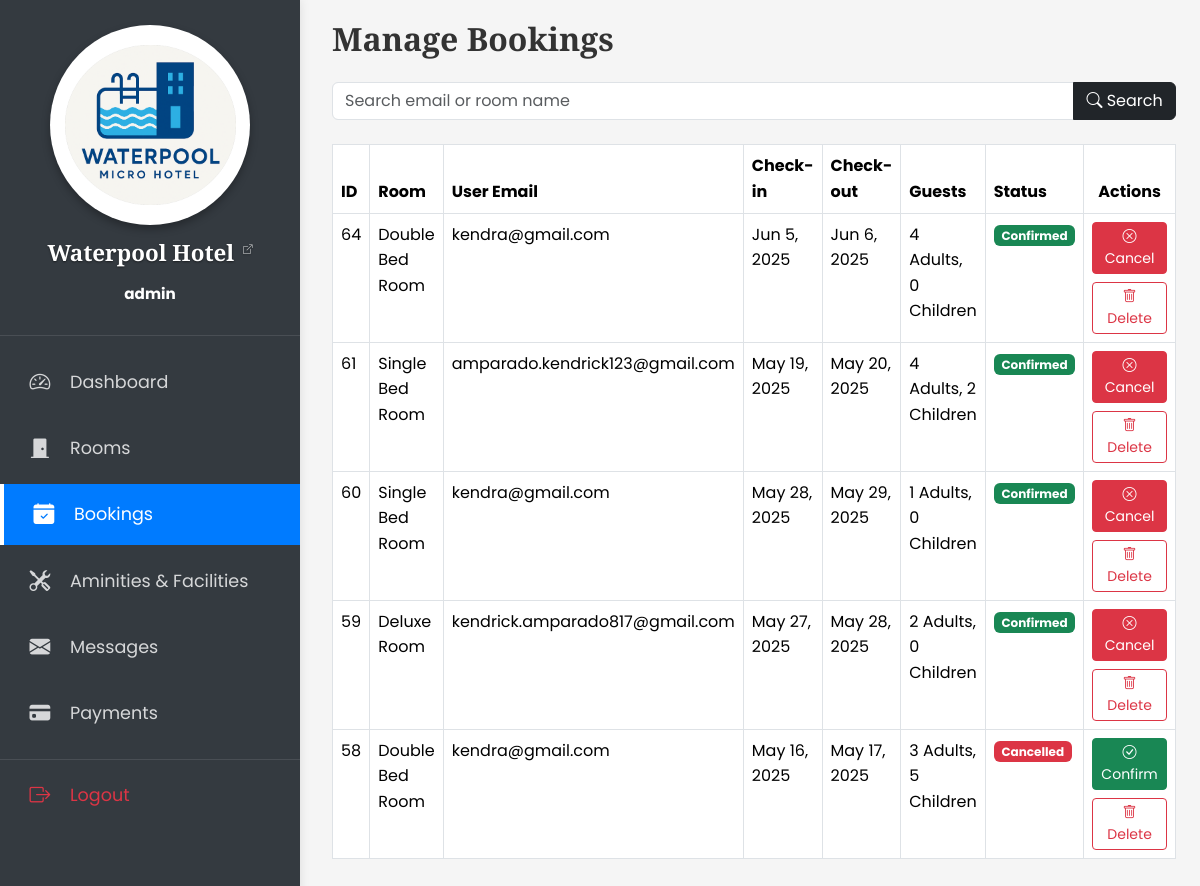
/manage_bookings.php (signed in), run on the app's committed database.
### tables this page shows
CREATE TABLE `bookings` (
  `booking_ID` int(11) NOT NULL,
  `room_ID` int(11) NOT NULL,
  `user_email` varchar(100) NOT NULL,
  `check_in` date NOT NULL,
  `check_out` date NOT NULL,
  `adults` int(11) NOT NULL,
  `children` int(11) NOT NULL,
  `status` varchar(20) DEFAULT 'Pending',
  `nights` int(11) DEFAULT 0,
  `total_price` decimal(10,2) DEFAULT 0.00,
  `price_calculation` varchar(100) DEFAULT NULL,
  `created_at` timestamp NOT NULL DEFAULT current_timestamp()
);

CREATE TABLE `rooms` (
  `room_ID` int(11) NOT NULL,
  `name` varchar(100) NOT NULL,
  `price` decimal(10,2) NOT NULL,
  `max_guests` int(11) NOT NULL DEFAULT 2,
  `features` text NOT NULL,
  `facilities` text DEFAULT NULL,
  `image` varchar(255) NOT NULL
);

### manage_bookings.php (the view, shortened to what this page needs)
<?php
require('includes/db_config.php');
$search = isset($_GET['search']) ? $_GET['search'] : '';
$limit = 10;
$page = isset($_GET['page']) ? $_GET['page'] : 1;
$offset = ($page - 1) * $limit;
try {
    $query = "SELECT b.booking_ID, b.room_ID, b.user_email, b.check_in, b.check_out,
              b.adults, b.children, b.status, r.name as room_name
              FROM bookings b
              JOIN rooms r ON b.room_ID = r.room_ID";
    $query .= " ORDER BY b.booking_ID DESC";
    $query .= " LIMIT $limit OFFSET $offset";
    $result = mysqli_query($conn, $query);
} catch (Exception $e) {
    $error_message = $e->getMessage();
}
?>
<!DOCTYPE html>
<html lang="en">
<head>
    <?php require('includes/links.php'); ?>
    <link rel="stylesheet" href="styles/admin.css">
</head>
<body>
    <div class="admin-layout">
        <?php require('includes/admin_sidebar.php'); ?>
        <div class="admin-content">
            <div class="container-fluid">
                <h2 class="fw-bold h-font mb-4">Manage Bookings</h2>
                <?php if (isset($error_message)): ?>
                    <div class="alert alert-danger" role="alert">
                        <?php echo $error_message; ?>
                    </div>
                <?php else: ?>
                    <form method="GET" class="mb-4">
                        <div class="input-group">
                            <input type="text" name="search" class="form-control shadow-none"
                                placeholder="Search email or room name"
                                value="<?php echo htmlspecialchars($search); ?>">
                            <button type="submit" class="btn btn-dark shadow-none">
                                <i class="bi bi-search"></i> Search
                            </button>
                        </div>
                    </form>
                    <div class="row mt-4">
                        <div class="col-12">
                            <?php if (mysqli_num_rows($result) > 0): ?>
                                <div class="table-responsive">
                                    <table class="table table-bordered table-hover">
                                        <thead class="bg-dark text-white">
                                            <tr>
                                                <th>ID</th>
                                                <th>Room</th>
                                                <th>User Email</th>
                                                <th>Check-in</th>
                                                <th>Check-out</th>
                                                <th>Guests</th>
                                                <th>Status</th>
                                                <th class="text-center">Actions</th>
                                            </tr>
                                        </thead>
                                        <tbody>
                                            <?php while ($row = mysqli_fetch_assoc($result)): ?>
                                                <tr>
                                                    <td><?php echo htmlspecialchars($row['booking_ID']); ?></td>
                                                    <td><?php echo htmlspecialchars($row['room_name']); ?></td>
                                                    <td><?php echo htmlspecialchars($row['user_email']); ?></td>
                                                    <td><?php echo date('M j, Y', strtotime($row['check_in'])); ?></td>
                                                    <td><?php echo date('M j, Y', strtotime($row['check_out'])); ?></td>
                                                    <td>
                                                        <?php echo htmlspecialchars($row['adults']); ?> Adults,
                                                        <?php echo htmlspecialchars($row['children']); ?> Children
                                                    </td>
                                                    <td>
                                                        <?php
                                                        $status_class = '';
                                                        if ($row['status'] == 'Confirmed') {
                                                            $status_class = 'bg-success';
                                                        } elseif ($row['status'] == 'Pending') {
                                                            $status_class = 'bg-warning text-dark';
                                                        } elseif ($row['status'] == 'Cancelled') {
                                                            $status_class = 'bg-danger';
                                                        }
                                                        ?>
                                                        <span class="badge <?php echo $status_class; ?>">
                                                            <?php echo htmlspecialchars($row['status']); ?>
                                                        </span>
                                                    </td>
                                                    <td class="text-center">
                                                        <div class="d-flex justify-content-center gap-2 flex-wrap">
                                                            <?php if ($row['status'] != 'Confirmed'): ?>
                                                                <a href="update_booking_status.php?id=<?php echo $row['booking_ID']; ?>&status=Confirmed"
                                                                   class="btn btn-sm btn-success">
                                                                    <i class="bi bi-check-circle"></i> Confirm
                                                                </a>
                                                            <?php endif; ?>
                                                            <?php if ($row['status'] != 'Cancelled'): ?>
                                                                <a href="update_booking_status.php?id=<?php echo $row['booking_ID']; ?>&status=Cancelled"
                                                                   class="btn btn-sm btn-danger">
                                                                    <i class="bi bi-x-circle"></i> Cancel
                                                                </a>
                                                            <?php endif; ?>
                                                            <a href="delete_booking.php?id=<?php echo $row['booking_ID']; ?>"
                                                               class="btn btn-sm btn-outline-danger"
                                                               onclick="return confirm('Are you sure you want to delete this booking?');">
                                                                <i class="bi bi-trash"></i> Delete
                                                            </a>
                                                        </div>
                                                    </td>
                                                </tr>
                                            <?php endwhile; ?>
                                        </tbody>
                                    </table>
                                </div>
                            <?php endif; ?>
                        </div>
                    </div>
                <?php endif; ?>
            </div>
        </div>
    </div>
</body>
</html>

### styles/styles.css (style rules this page uses)
:root { --teal: #3b8b96; --teal_hover: #38a9b8; --primary-font: 'Poppins', sans-serif; --heading-font: 'Playfair Display', serif; --accent-font: 'Lora', serif; }
body { font-family: var(--primary-font); font-size: 16px; line-height: 1.6; color: #333; }
h1, h2, h3, h4, h5, h6 { font-family: var(--heading-font); font-weight: 600; }
.h-font { font-family: var(--heading-font); }

### styles/admin.css (style rules this page uses)
:root { --sidebar-width: 300px; --primary-color: #343a40; --accent-color: #007bff; --primary-font: 'Poppins', sans-serif; --heading-font: 'Playfair Display', serif; --accent-font: 'Lora', serif; }
body { font-family: var(--primary-font); font-size: 16px; line-height: 1.6; color: #333; }
h1, h2, h3, h4, h5, h6 { font-family: var(--heading-font); font-weight: 600; }
.h-font { font-family: var(--heading-font); }
.admin-layout { display: flex; min-height: 100vh; }
.admin-content { flex: 1; margin-left: var(--sidebar-width); padding: 20px; background-color: #f5f5f5; }

### data on the page
bookings: booking_ID "64", room_ID.name "Double Bed Room", user_email "kendra@gmail.com", check_in "Jun 5, 2025", check_out "Jun 6, 2025", adults "4", children "0", status "Confirmed"
bookings: booking_ID "61", room_ID.name "Single Bed Room", user_email "amparado.kendrick123@gmail.com", check_in "May 19, 2025", check_out "May 20, 2025", adults "4", children "2", status "Confirmed"
bookings: booking_ID "60", room_ID.name "Single Bed Room", user_email "kendra@gmail.com", check_in "May 28, 2025", check_out "May 29, 2025", adults "1", children "0", status "Confirmed"
bookings: booking_ID "59", room_ID.name "Deluxe Room", user_email "kendrick.amparado817@gmail.com", check_in "May 27, 2025", check_out "May 28, 2025", adults "2", children "0", status "Confirmed"
bookings: booking_ID "58", room_ID.name "Double Bed Room", user_email "kendra@gmail.com", check_in "May 16, 2025", check_out "May 17, 2025", adults "3", children "5", status "Cancelled"

### other printed values
$_SESSION['admin_username'] "admin"
